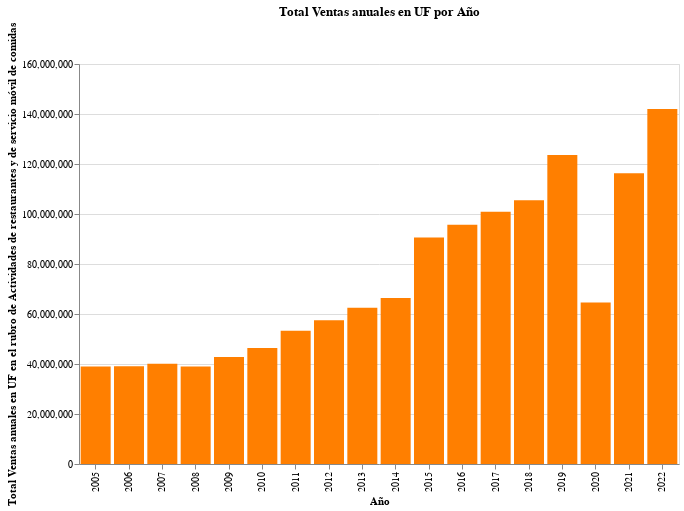

Write notebook code for a chart like this one.
### Code cell
# Importar bibliotecas necesarias
import pandas as pd
import altair as alt

# Cargar el archivo CSV con el delimitador correcto (en este caso, ';')
data = pd.read_csv('/content/drive/MyDrive/Colab Notebooks/tablalimpiaaa.csv', encoding='latin-1', sep=';')

# Imprimir las columnas del DataFrame para verificar los nombres
print(data.columns)

# Limpiar los nombres de las columnas, eliminando posibles espacios extra
data.columns = data.columns.str.strip()

# Verificar nuevamente las columnas después de limpiar los nombres
print(data.columns)

# Asegúrate de que los nombres de las columnas en 'columnas_relevantes' coincidan exactamente con los nombres en el DataFrame
# Ajusta los nombres en 'columnas_relevantes' si es necesario
columnas_relevantes = ['Año', 'Total Ventas anuales en UF']

# Seleccionar las columnas relevantes
datos_filtrados = data[columnas_relevantes].dropna()
# La columna 'Total Ventas anuales en UF' tiene comas (,) y no e sun valor númérico para Pandas, tenemos que converturla a númerico reemplazando esas comas (,) por puntos (.) para que lo entienda como decimal de forma correcta

datos_filtrados['Total Ventas anuales en UF'] = datos_filtrados['Total Ventas anuales en UF'].str.replace(',', '.').astype(float)

datos_filtrados.head(5)

# Crear un gráfico de barras para visualizar las Ventas Anuales por Cadena
chart = alt.Chart(datos_filtrados).mark_bar(color='#ff7f00').encode(
    x=alt.X('Año:O', sort='ascending', title='Año'),
    y=alt.Y('Total Ventas anuales en UF:Q', title='Total Ventas anuales en UF en el rubro de Actividades de restaurantes y de servicio móvil de comidas'),
    tooltip=['Año', 'Total Ventas anuales en UF']
).properties(
    title='Total Ventas anuales en UF por Año',
    width=600,
    height=400
    )

chart

### Figure 1 — Vega-Lite specification as saved in the notebook (floating-point values rounded to 4 significant figures)
{"config": {"view": {"continuousWidth": 400, "continuousHeight": 300}}, "data": {"name": "data-ca3c63b21ded8156c4f98b3b6c9df2d2"}, "mark": {"type": "bar", "color": "#ff7f00"}, "encoding": {"tooltip": [{"field": "Año", "type": "quantitative"}, {"field": "Total Ventas anuales en UF", "type": "quantitative"}], "x": {"field": "Año", "sort": "ascending", "title": "Año", "type": "ordinal"}, "y": {"field": "Total Ventas anuales en UF", "title": "Total Ventas anuales en UF en el rubro de Actividades de restaurantes y de servicio móvil de comidas", "type": "quantitative"}}, "height": 400, "title": "Total Ventas anuales en UF por Año", "width": 600, "$schema": "https://vega.github.io/schema/vega-lite/v4.17.0.json", "datasets": {"data-ca3c63b21ded8156c4f98b3b6c9df2d2": [{"Año": 2005, "Total Ventas anuales en UF": 38990000.0}, {"Año": 2006, "Total Ventas anuales en UF": 39120000.0}, {"Año": 2007, "Total Ventas anuales en UF": 40100000.0}, {"Año": 2008, "Total Ventas anuales en UF": 38990000.0}, {"Año": 2009, "Total Ventas anuales en UF": 42760000.0}, {"Año": 2010, "Total Ventas anuales en UF": 46420000.0}, {"Año": 2011, "Total Ventas anuales en UF": 53300000.0}, {"Año": 2012, "Total Ventas anuales en UF": 57510000.0}, {"Año": 2013, "Total Ventas anuales en UF": 62510000.0}, {"Año": 2014, "Total Ventas anuales en UF": 66360000.0}, {"Año": 2015, "Total Ventas anuales en UF": 90570000.0}, {"Año": 2016, "Total Ventas anuales en UF": 95740000.0}, {"Año": 2017, "Total Ventas anuales en UF": 100900000.0}, {"Año": 2018, "Total Ventas anuales en UF": 105500000.0}, {"Año": 2019, "Total Ventas anuales en UF": 123600000.0}, {"Año": 2020, "Total Ventas anuales en UF": 64560000.0}, {"Año": 2021, "Total Ventas anuales en UF": 116300000.0}, {"Año": 2022, "Total Ventas anuales en UF": 142000000.0}]}}
